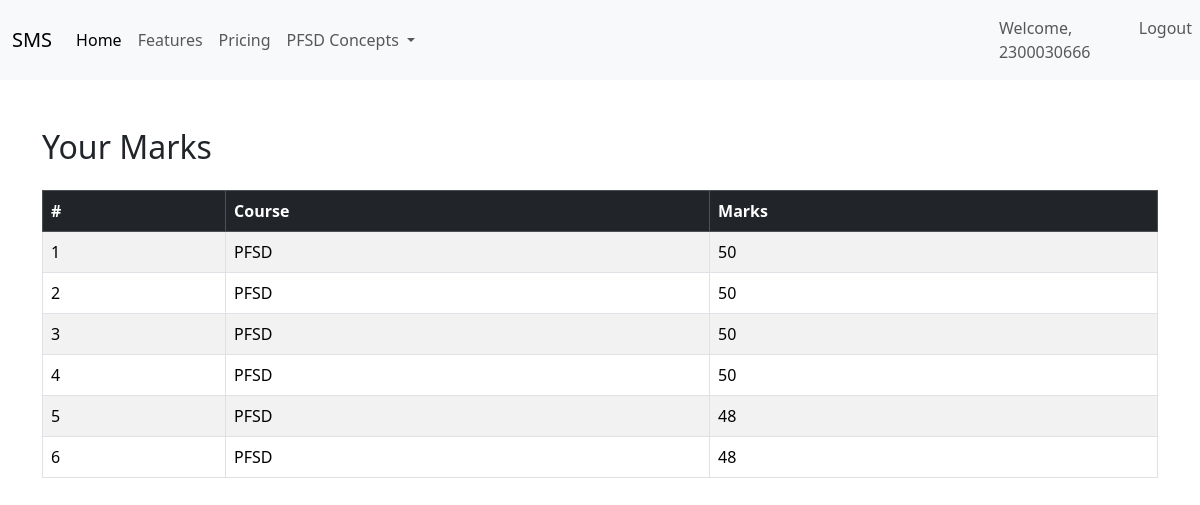
Page /studentapp/view_marks/ (signed in) on the committed database.
### facultyapp/models.py (models this page shows, shortened)
class Marks(models.Model):
    COURSE_CHOICES = [
        ('AOOP', 'ADVANCED OBJECT ORIENTED PROGRAMMING'),
        ('PFSD', 'PYTHON FULL STACK DEVELOPMENT'),
    ]
    student=models.ForeignKey(StudentList,on_delete=models.CASCADE)
    course=models.CharField(max_length=50,choices=COURSE_CHOICES)
    marks=models.IntegerField()

### studentapp/views.py (the view)
# urls.py: path('view_marks/', views.view_marks, name='view_marks'),
def view_marks(request):
    user = request.user
    try:
        student_user = User.objects.get(username=user.username)
        student = StudentList.objects.get(Register_Number=student_user)
        marks = Marks.objects.filter(student=student)
        return render(request, 'studentapp/view_marks.html', {'marks': marks})
    except (StudentList.DoesNotExist, User.DoesNotExist):
        return render(request, 'studentapp/no_studentlist.html', {
            'error': 'No student record found for this user.'
        })

### templates/studentapp/view_marks.html (shortened to what this page needs)
{% extends 'Navbar/StudentNavbar.html' %}
{% load static %}
{% block body %}
<div class="container mt-5">
    {% if marks %}
        <h2 class="mb-4">Your Marks</h2>
        <div class="table-responsive">
            <table class="table table-bordered table-striped">
                <thead class="table-dark">
                    <tr>
                        <th>#</th>
                        <th>Course</th>
                        <th>Marks</th>
                    </tr>
                </thead>
                <tbody>
                    {% for mark in marks %}
                    <tr>
                        <td>{{ forloop.counter }}</td>
                        <td>{{ mark.course }}</td>
                        <td>{{ mark.marks }}</td>
                    </tr>
                    {% endfor %}
                </tbody>
            </table>
        </div>
    {% else %}
        <h2 class="text-danger">No marks available</h2>
    {% endif %}
</div>
{% endblock %}

### templates/Navbar/StudentNavbar.html (shortened to what this page needs)
<!DOCTYPE html>
<html lang="en">
<head>
    <link href="https://cdn.jsdelivr.net/npm/bootstrap@5.3.3/dist/css/bootstrap.min.css" rel="stylesheet">
</head>
<body>
<nav class="navbar navbar-expand-lg navbar-light bg-light">
  <div class="container-fluid">
    <a class="navbar-brand" href="{% url 'projecthomepage' %}">SMS</a>
    <div class="collapse navbar-collapse" id="navbarNavDropdown">
      <ul class="navbar-nav">
        <li class="nav-item">
          <a class="nav-link active" aria-current="page" href="#">Home</a>
        </li>
        <li class="nav-item">
          <a class="nav-link" href="#">Features</a>
        </li>
        <li class="nav-item">
          <a class="nav-link" href="#">Pricing</a>
        </li>
        <li class="nav-item dropdown">
          <a class="nav-link dropdown-toggle" href="#" id="navbarDropdownMenuLink" role="button" data-bs-toggle="dropdown" aria-expanded="false">
            PFSD Concepts
          </a>
        </li>
      </ul>
    </div>
  </div>
    <ul  class="navbar-nav ms-auto">
<li>
        {% if user.is_authenticated %}
        <li class="nav-item">
        <span class="nav-link">Welcome, {{ user.username }}</span>
    </li>
          <li class="nav-item">
          <a class="nav-link" href="#">Logout</a>
          </li>
        {% endif %}
 </li>
      </ul>
</nav>
{% block body %}
{% endblock %}
</body>
</html>

### rows in the picture
Marks: course "PFSD", marks "50"
Marks: course "PFSD", marks "50"
Marks: course "PFSD", marks "50"
Marks: course "PFSD", marks "50"
Marks: course "PFSD", marks "48"
Marks: course "PFSD", marks "48"

### other values in the picture
{{ user.username }} "2300030666"
